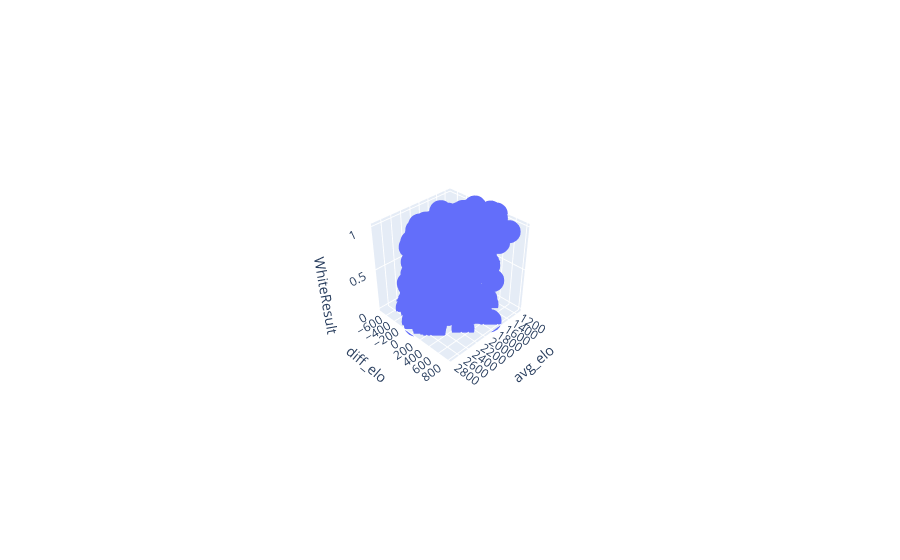

The code cell stored with this chart in its notebook:
### Code cell
import plotly.express as px
fig = px.scatter_3d(df.sample(1000), x='avg_elo', y='diff_elo', z='WhiteResult')#, color='species')
fig.show()

### Figure 1 — Plotly figure (JSON) as saved in the notebook; plotly's stock layout.template omitted (floating-point values rounded to 4 significant figures; data arrays with more than 128 entries replaced by an {"elided": "..."} marker saying what was removed)
{"data": [{"hovertemplate": "avg_elo=%{x}<br>diff_elo=%{y}<br>WhiteResult=%{z}<extra></extra>", "legendgroup": "", "marker": {"color": "#636efa", "symbol": "circle"}, "mode": "markers", "name": "", "scene": "scene", "showlegend": false, "type": "scatter3d", "x": {"elided": "1000 float values"}, "y": {"elided": "1000 int values"}, "z": {"elided": "1000 float values"}}], "layout": {"autosize": true, "legend": {"tracegroupgap": 0}, "margin": {"t": 60}, "scene": {"aspectmode": "auto", "aspectratio": {"x": 1, "y": 1, "z": 1}, "camera": {"center": {"x": 0, "y": 0, "z": 0}, "eye": {"x": 2.764, "y": 2.764, "z": 2.764}, "projection": {"type": "perspective"}, "up": {"x": 0, "y": 0, "z": 1}}, "domain": {"x": [0, 1], "y": [0, 1]}, "xaxis": {"title": {"text": "avg_elo"}, "type": "linear"}, "yaxis": {"title": {"text": "diff_elo"}, "type": "linear"}, "zaxis": {"title": {"text": "WhiteResult"}, "type": "linear"}}}}
